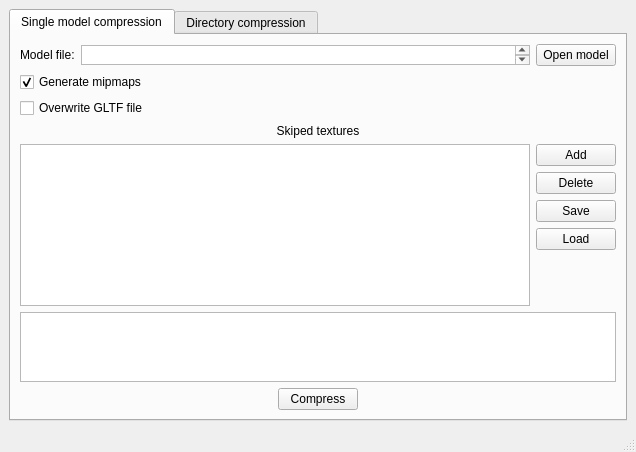
<?xml version="1.0" encoding="UTF-8"?>
<ui version="4.0">
 <class>MainWindow</class>
 <widget class="QMainWindow" name="MainWindow">
  <property name="geometry">
   <rect>
    <x>0</x>
    <y>0</y>
    <width>636</width>
    <height>452</height>
   </rect>
  </property>
  <property name="windowTitle">
   <string>Textures compressor</string>
  </property>
  <widget class="QWidget" name="centralwidget">
   <layout class="QHBoxLayout" name="horizontalLayout">
    <item>
     <widget class="QTabWidget" name="twMode">
      <property name="currentIndex">
       <number>0</number>
      </property>
      <widget class="QWidget" name="SingleModel">
       <attribute name="title">
        <string>Single model compression</string>
       </attribute>
       <layout class="QHBoxLayout" name="horizontalLayout_5">
        <item>
         <layout class="QVBoxLayout" name="verticalLayout_3">
          <item>
           <layout class="QVBoxLayout" name="verticalLayout">
            <item>
             <layout class="QHBoxLayout" name="horizontalLayout_2">
              <item>
               <widget class="QLabel" name="label">
                <property name="maximumSize">
                 <size>
                  <width>16777215</width>
                  <height>20</height>
                 </size>
                </property>
                <property name="text">
                 <string>Model file:</string>
                </property>
               </widget>
              </item>
              <item>
               <widget class="QTextEdit" name="teModelPath">
                <property name="maximumSize">
                 <size>
                  <width>16777215</width>
                  <height>20</height>
                 </size>
                </property>
               </widget>
              </item>
              <item>
               <widget class="QPushButton" name="pbOpenModel">
                <property name="maximumSize">
                 <size>
                  <width>16777215</width>
                  <height>24</height>
                 </size>
                </property>
                <property name="text">
                 <string>Open model</string>
                </property>
               </widget>
              </item>
             </layout>
            </item>
            <item>
             <widget class="QCheckBox" name="cbMipMaps">
              <property name="text">
               <string>Generate mipmaps</string>
              </property>
              <property name="checked">
               <bool>true</bool>
              </property>
             </widget>
            </item>
            <item>
             <widget class="QCheckBox" name="cbOverwriteGLTF">
              <property name="text">
               <string>Overwrite GLTF file</string>
              </property>
             </widget>
            </item>
            <item>
             <widget class="QLabel" name="label_2">
              <property name="text">
               <string>Skiped textures</string>
              </property>
              <property name="alignment">
               <set>Qt::AlignCenter</set>
              </property>
             </widget>
            </item>
            <item>
             <layout class="QHBoxLayout" name="horizontalLayout_3">
              <item>
               <widget class="QListWidget" name="lwSkipedTextures">
                <property name="gridSize">
                 <size>
                  <width>0</width>
                  <height>18</height>
                 </size>
                </property>
               </widget>
              </item>
              <item>
               <layout class="QVBoxLayout" name="verticalLayout_2">
                <item>
                 <widget class="QPushButton" name="pbAddTexture">
                  <property name="text">
                   <string>Add</string>
                  </property>
                 </widget>
                </item>
                <item>
                 <widget class="QPushButton" name="deleteTexture">
                  <property name="text">
                   <string>Delete</string>
                  </property>
                 </widget>
                </item>
                <item>
                 <widget class="QPushButton" name="pbSave">
                  <property name="text">
                   <string>Save</string>
                  </property>
                 </widget>
                </item>
                <item>
                 <widget class="QPushButton" name="pbLoad">
                  <property name="text">
                   <string>Load</string>
                  </property>
                 </widget>
                </item>
                <item>
                 <spacer name="verticalSpacer">
                  <property name="orientation">
                   <enum>Qt::Vertical</enum>
                  </property>
                  <property name="sizeHint" stdset="0">
                   <size>
                    <width>20</width>
                    <height>40</height>
                   </size>
                  </property>
                 </spacer>
                </item>
               </layout>
              </item>
             </layout>
            </item>
            <item>
             <widget class="QPlainTextEdit" name="ptLog">
              <property name="maximumSize">
               <size>
                <width>16777215</width>
                <height>100</height>
               </size>
              </property>
             </widget>
            </item>
            <item>
             <layout class="QHBoxLayout" name="horizontalLayout_4">
              <item>
               <spacer name="horizontalSpacer">
                <property name="orientation">
                 <enum>Qt::Horizontal</enum>
                </property>
                <property name="sizeHint" stdset="0">
                 <size>
                  <width>40</width>
                  <height>20</height>
                 </size>
                </property>
               </spacer>
              </item>
              <item>
               <widget class="QPushButton" name="pbCompress">
                <property name="text">
                 <string>Compress</string>
                </property>
               </widget>
              </item>
              <item>
               <spacer name="horizontalSpacer_2">
                <property name="orientation">
                 <enum>Qt::Horizontal</enum>
                </property>
                <property name="sizeHint" stdset="0">
                 <size>
                  <width>40</width>
                  <height>20</height>
                 </size>
                </property>
               </spacer>
              </item>
             </layout>
            </item>
           </layout>
          </item>
         </layout>
        </item>
       </layout>
      </widget>
      <widget class="QWidget" name="Directory">
       <attribute name="title">
        <string>Directory compression</string>
       </attribute>
      </widget>
     </widget>
    </item>
   </layout>
  </widget>
  <widget class="QMenuBar" name="menubar">
   <property name="geometry">
    <rect>
     <x>0</x>
     <y>0</y>
     <width>636</width>
     <height>22</height>
    </rect>
   </property>
  </widget>
  <widget class="QStatusBar" name="statusbar"/>
 </widget>
 <resources/>
 <connections/>
</ui>
